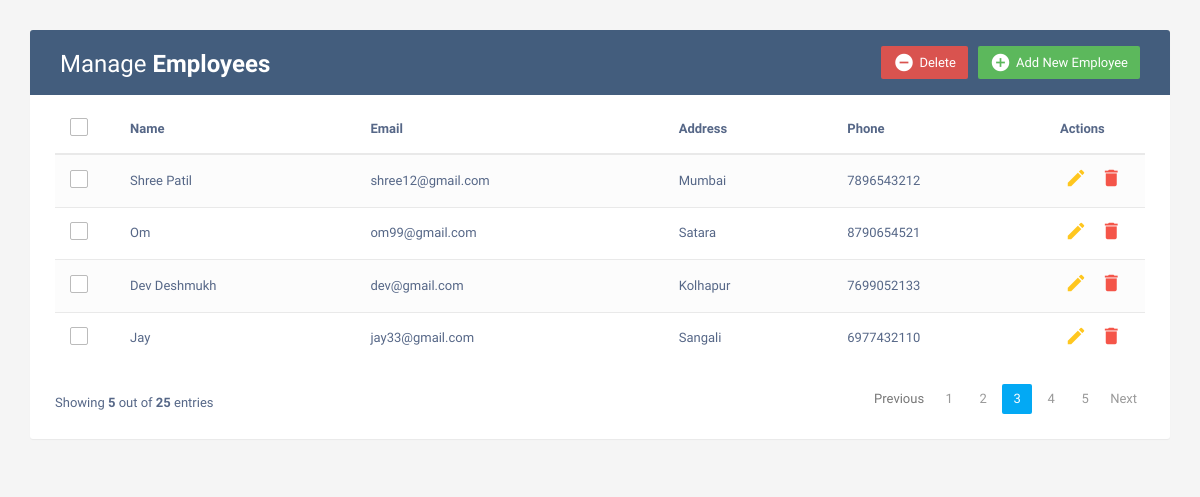
The page / on the database its author committed.
### CRUD/models.py (models this page shows, shortened)
class Employees(models.Model):
    name = models.CharField(max_length=200)
    email = models.EmailField(max_length=100)
    address = models.TextField()
    phone = models.IntegerField()

### myproject/views.py (the view)
# urls.py: path('', views.INDEX, name='home'),
def INDEX(request):
    emp = Employees.objects.all
    context = {
        'emp':emp,
    }
    return render(request,'index.html',context)

### templates/index.html (shortened to what this page needs)
<!DOCTYPE html>
<html lang="en">
<head>
<link rel="stylesheet" href="https://maxcdn.bootstrapcdn.com/font-awesome/4.7.0/css/font-awesome.min.css">
<link rel="stylesheet" href="https://maxcdn.bootstrapcdn.com/bootstrap/3.3.7/css/bootstrap.min.css">
  <body>
    <div class="container">
        <div class="table-wrapper">
            <div class="table-title">
                <div class="row">
                    <div class="col-sm-6">
						<h2>Manage <b>Employees</b></h2>
					</div>
					<div class="col-sm-6">
						<a href="#addEmployeeModal" class="btn btn-success" data-toggle="modal"><i class="material-icons">&#xE147;</i> <span>Add New Employee</span></a>
						<a href="#deleteEmployeeModal" class="btn btn-danger" data-toggle="modal"><i class="material-icons">&#xE15C;</i> <span>Delete</span></a>
					</div>
                </div>
            </div>
            <table class="table table-striped table-hover">
                <thead>
                    <tr>
						<th>
							<span class="custom-checkbox">
								<label for="selectAll"></label>
							</span>
						</th>
                        <th>Name</th>
                        <th>Email</th>
						<th>Address</th>
                        <th>Phone</th>
                        <th>Actions</th>
                    </tr>
                </thead>
                <tbody>
				{% for i in emp %}
                    <tr>
						<td>
							<span class="custom-checkbox">
								<label for="checkbox1"></label>
							</span>
						</td>
                        <td>{{i.name}}</td>
                        <td>{{i.email}}</td>
						<td>{{i.address}}</td>
                        <td>{{i.phone}}</td>
                        <td>
                            <a href="#editEmployeeModal-{{forloop.counter}}" class="edit" data-toggle="modal"><i class="material-icons" data-toggle="tooltip" title="Edit">&#xE254;</i></a>
                            <a href="#deleteEmployeeModal-{{forloop.counter}}" class="delete" data-toggle="modal"><i class="material-icons" data-toggle="tooltip" title="Delete">&#xE872;</i></a>
                        </td>
                    </tr>
                {% endfor %}
                </tbody>
            </table>
			<div class="clearfix">
                <div class="hint-text">Showing <b>5</b> out of <b>25</b> entries</div>
                <ul class="pagination">
                    <li class="page-item disabled"><a href="#">Previous</a></li>
                    <li class="page-item"><a href="#" class="page-link">1</a></li>
                    <li class="page-item"><a href="#" class="page-link">2</a></li>
                    <li class="page-item active"><a href="#" class="page-link">3</a></li>
                    <li class="page-item"><a href="#" class="page-link">4</a></li>
                    <li class="page-item"><a href="#" class="page-link">5</a></li>
                    <li class="page-item"><a href="#" class="page-link">Next</a></li>
                </ul>
            </div>
        </div>
    </div>
</body>
</html>

### templates/index.html (style rules this page uses)
body { color: #566787; background: #f5f5f5; font-family: 'Varela Round', sans-serif; font-size: 13px; }
.table-wrapper { background: #fff; padding: 20px 25px; margin: 30px 0; border-radius: 3px; box-shadow: 0 1px 1px rgba(0,0,0,.05); }
.table-title { padding-bottom: 15px; background: #435d7d; color: #fff; padding: 16px 30px; margin: -20px -25px 10px; border-radius: 3px 3px 0 0; }
.table-title h2 { margin: 5px 0 0; font-size: 24px; }
.table-title .btn { color: #fff; float: right; font-size: 13px; border: none; min-width: 50px; border-radius: 2px; border: none; outline: none !important; margin-left: 10px; }
.table-title .btn i { float: left; font-size: 21px; margin-right: 5px; }
.table-title .btn span { float: left; margin-top: 2px; }
table.table tr th, table.table tr td { border-color: #e9e9e9; padding: 12px 15px; vertical-align: middle; }
table.table tr th:first-child { width: 60px; }
table.table tr th:last-child { width: 100px; }
table.table-striped tbody tr:nth-of-type(odd) { background-color: #fcfcfc; }
table.table td:last-child i { opacity: 0.9; font-size: 22px; margin: 0 5px; }
table.table td a { font-weight: bold; color: #566787; display: inline-block; text-decoration: none; outline: none !important; }
table.table td a.edit { color: #FFC107; }
table.table td a.delete { color: #F44336; }
table.table td i { font-size: 19px; }
.pagination { float: right; margin: 0 0 5px; }
.pagination li a { border: none; font-size: 13px; min-width: 30px; min-height: 30px; color: #999; margin: 0 2px; line-height: 30px; border-radius: 2px !important; text-align: center; padding: 0 6px; }
.pagination li.active a, .pagination li.active a.page-link { background: #03A9F4; }
.hint-text { float: left; margin-top: 10px; font-size: 13px; }
.custom-checkbox { position: relative; }
.custom-checkbox label:before { width: 18px; height: 18px; }
.custom-checkbox label:before { content: ''; margin-right: 10px; display: inline-block; vertical-align: text-top; background: white; border: 1px solid #bbb; border-radius: 2px; box-sizing: border-box; z-index: 2; }

### rows shown on the page
Employees: name "Shree Patil", email "shree12@gmail.com", address "Mumbai", phone "7896543212"
Employees: name "Om", email "om99@gmail.com", address "Satara", phone "8790654521"
Employees: name "Dev Deshmukh", email "dev@gmail.com", address "Kolhapur", phone "7699052133"
Employees: name "Jay", email "jay33@gmail.com", address "Sangali", phone "6977432110"
